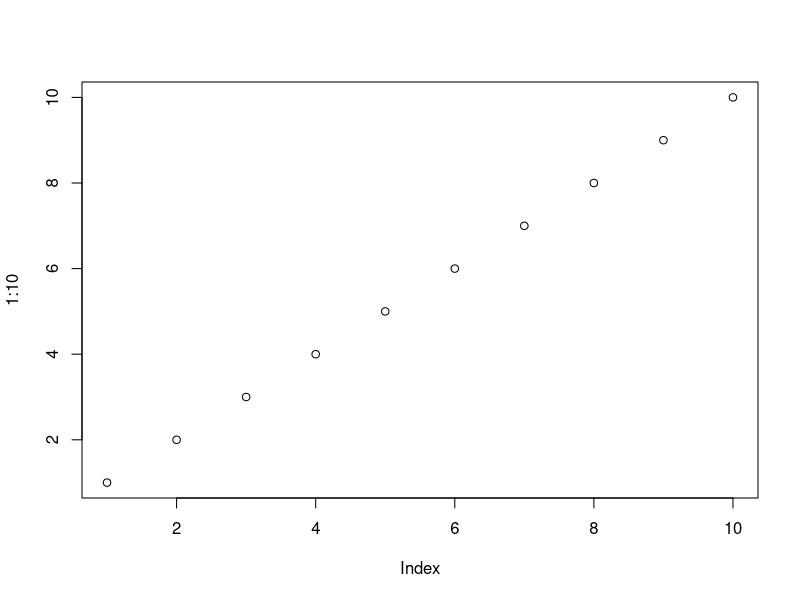
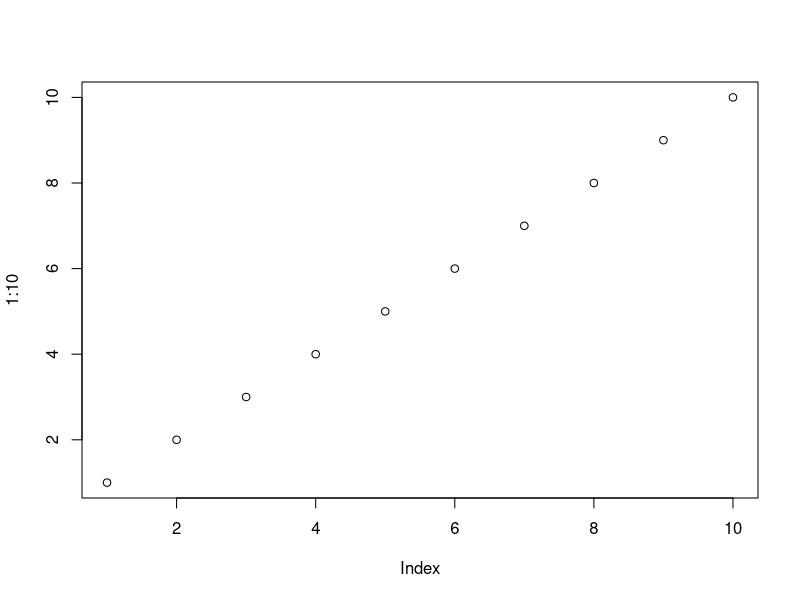
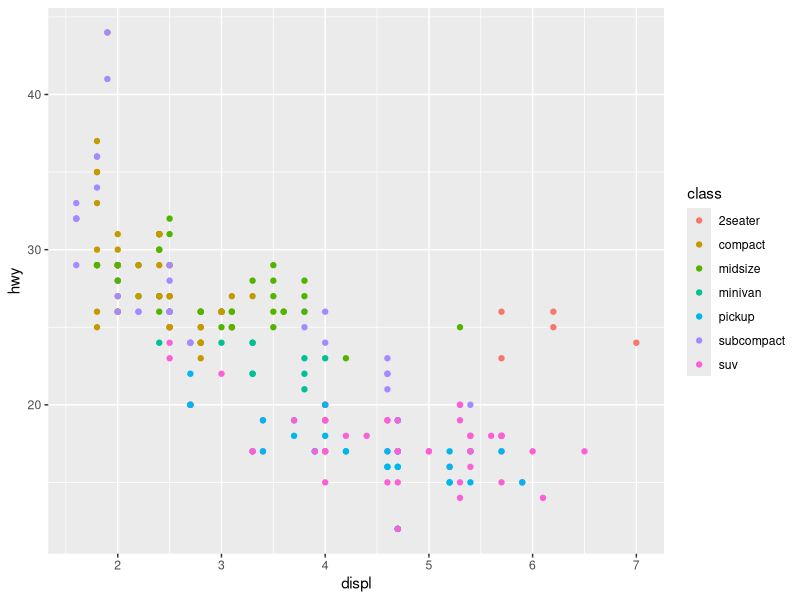

Source code (R) for these figures, in order:
## ---- chunk 1
plot(1:10)
## ---- chunk 2
plot(1:10)
## ---- chunk 3
"will_it_eval" %in% ls(all=TRUE)
## ---- chunk 4
library(ggplot2)
ggplot(mpg, aes(displ, hwy, color = class)) + 
  geom_point() # Some really slow plot
## ---- chunk 5
library(ggplot2)
data("mpg")
knitr::kable(head(mpg))
